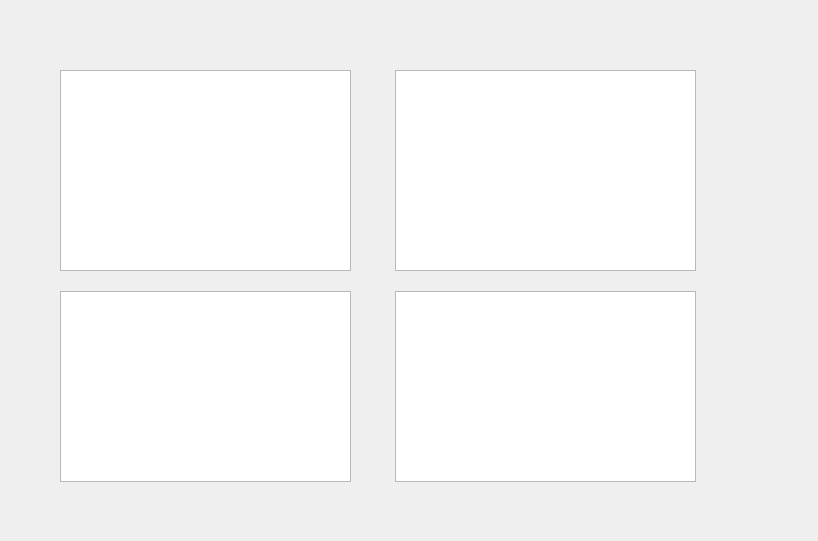
<?xml version="1.0" encoding="UTF-8"?>
<ui version="4.0">
 <class>plot4</class>
 <widget class="QWidget" name="plot4">
  <property name="geometry">
   <rect>
    <x>0</x>
    <y>0</y>
    <width>818</width>
    <height>541</height>
   </rect>
  </property>
  <property name="windowTitle">
   <string>Form</string>
  </property>
  <widget class="QChartView" name="a1">
   <property name="geometry">
    <rect>
     <x>60</x>
     <y>70</y>
     <width>291</width>
     <height>201</height>
    </rect>
   </property>
  </widget>
  <widget class="QChartView" name="a2">
   <property name="geometry">
    <rect>
     <x>395</x>
     <y>70</y>
     <width>301</width>
     <height>201</height>
    </rect>
   </property>
  </widget>
  <widget class="QChartView" name="a3">
   <property name="geometry">
    <rect>
     <x>60</x>
     <y>291</y>
     <width>291</width>
     <height>191</height>
    </rect>
   </property>
  </widget>
  <widget class="QChartView" name="a4">
   <property name="geometry">
    <rect>
     <x>395</x>
     <y>291</y>
     <width>301</width>
     <height>191</height>
    </rect>
   </property>
  </widget>
 </widget>
 <customwidgets>
  <customwidget>
   <class>QChartView</class>
   <extends>QGraphicsView</extends>
   <header>QtCharts</header>
  </customwidget>
 </customwidgets>
 <resources/>
 <connections/>
</ui>
